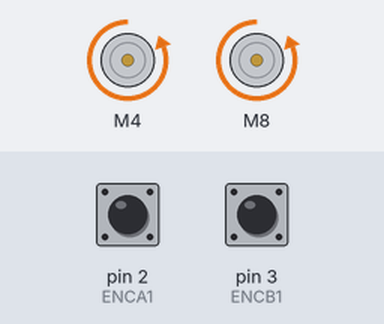
The sketch below on a simulated Arduino Uno, built with avr-gcc and run on an emulated ATmega328P. On the bench: 2 × DC motor (green arrow = forward, orange = backward, longer = faster). Inputs (shaded band) come from the test bench; at power-on: pin 2 (ENCA1) HIGH, pin 3 (ENCB1) HIGH. What the sketch prints to the serial monitor is not drawn.

Above: at 0.1 s.
Timing chart, 0 to 1.6 s (numbered marks = the images above):
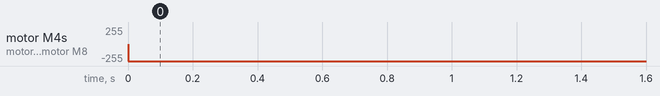

The sketch:

encoder.ino
```cpp
#include <SparkFun_TB6612.h>  //Motor driver lib

#define m1_L 4  //m1
#define m1_R 2
#define m1_S 3
#define m2_L 8  //m2
#define m2_R 7
#define m2_S 6
#define STBY 9

#define ENCA1 2 // YELLOW
#define ENCA2 11 // YELLOW
#define ENCB1 3 // WHITE
#define ENCB2 12 // WHITE

volatile int initialposa= 0;
volatile int initialposb= 0;
const int offsetA = -1;
const int offsetB = -1;

Motor motor1 = Motor(m1_L, m1_R, m1_S, offsetA, STBY);
Motor motor2 = Motor(m2_L, m2_R, m2_S, offsetB, STBY);


void setup() {
  Serial.begin(9600);
  pinMode(ENCA1,INPUT);
  pinMode(ENCA2,INPUT);
  pinMode(ENCB1,INPUT);
  pinMode(ENCB2,INPUT);
  attachInterrupt(digitalPinToInterrupt(ENCA1),readEncoderm1,RISING);
  attachInterrupt(digitalPinToInterrupt(ENCB1),readEncoderm2,RISING);
}

void readEncoderm1(){
  int b = digitalRead(ENCA2);
  if(b > 0){
    initialposa++;
  }
  else{
    initialposa--;
  }
}

void readEncoderm2(){
  int c = digitalRead(ENCB2);
  if(c > 0){
    initialposb++;
  }
  else{
    initialposb--;
  }
}

void loop() {

  int targeta = 20;
  int targetb = 2006;
  int posa = 0;
  int posb = 0;

  noInterrupts(); // disable interrupts temporarily while reading
  posa = initialposa;
  posb = initialposb;
  interrupts();
  int ea= targeta-posa;
  int eb=targetb-posa;

  Serial.println(posa);
  Serial.println(posb);

  if (ea !=0 && eb!=0)
  {
    forward(motor1, motor2, 255);
  }
  // else if(eb!=0)
  // {
  //   motor2.drive(255,1000);
  // }
  // else if(ea!=0)
  //   {
  //   motor1.drive(255,1000);
  // }
  else
  {
    brake(motor1, motor2);
    delay(20000);
  }
}
```

Measured:
- by itself, motor M4, motor M8: stopped → backward 255/255 at 0.00 s
